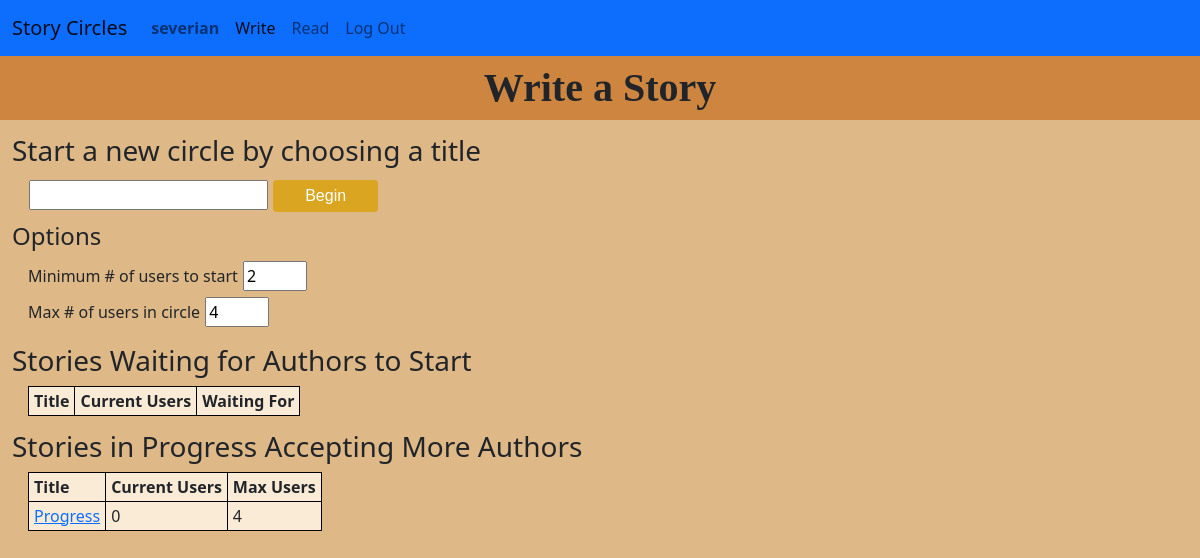
The page /circle/ (signed in) on the database as committed earlier.
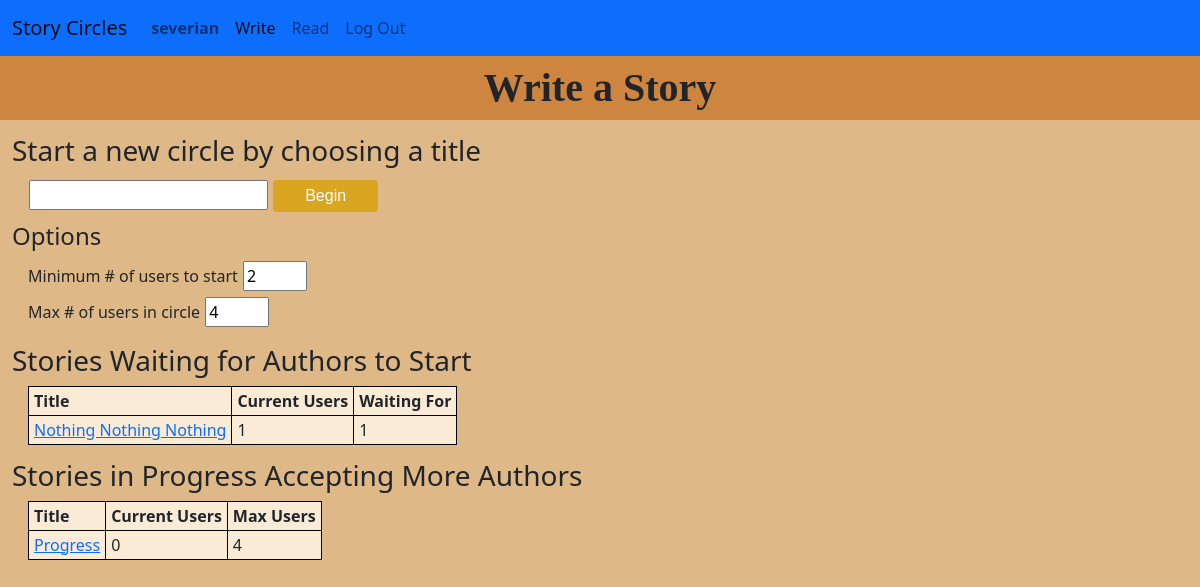
The same page on the database as committed later.
### circle/models.py (models this page shows, shortened)
class User(AbstractUser):
    user_since = models.DateTimeField(blank=False, auto_now_add=True)
    liked_stories = models.ManyToManyField(
        "Story",
        related_name="liked_by",
        blank=True,
    )
    def get_absolute_url(self):
        return reverse('user', args=[self.pk])

class Circle(models.Model):
    creation_time = models.DateTimeField(auto_now_add=True)
    threshold_user_ct = models.IntegerField() #This is the number of users that must be connected to start the story
    max_user_ct = models.IntegerField()
    user_ct = models.IntegerField(default=0)
    turn_order = models.JSONField(default=list)
    class Proposal(models.TextChoices):
        END_STORY = 'ES', _('End Story')
        NEW_PARAGRAPH = 'NP', _('New Paragraph')
    active_proposal = models.CharField(
        max_length=2,
        choices=Proposal.choices,
        blank=True,
        null=True,
    )
    proposing_user = models.ForeignKey('User',
                                        null=True, on_delete=models.SET_NULL,
                                        related_name='ending_proposed')
    approved_proposal = models.ManyToManyField(
        User,
        blank=True
    )
    story = models.OneToOneField(
        'Story',
        blank=True,
        on_delete=models.CASCADE,
    )
    objects = CircleManager()
    open_circles = OpenCircleManager()
    waiting_circles = WaitingCircleManager()
    @property
    def users_needed(self):
        return max(0, self.threshold_user_ct - self.user_ct)

class Story(models.Model):
    title = models.TextField(unique=True)
    authors = models.ManyToManyField(
        User,
        related_name="stories",
        blank=True
    )
    text = models.TextField()
    start_time = models.DateTimeField(blank=True, null=True)
    finish_time = models.DateTimeField(blank=True, null=True)
    finished = models.BooleanField(default=False)
    def get_absolute_url(self):
        if self.finished:
            return reverse('finished_story', args = [self.pk])
        else:
            return reverse('circle', args = [self.circle.pk])
    """ Return the text as html with "\n\n" converted to paragraph breaks """

### circle/views.py (the view)
# urls.py: path('', views.index, name='index'),
@login_required
def index(request):
    return render(request, 'circle/index.html', {
        "open_circles": Circle.open_circles.all(),
        "waiting_circles": Circle.waiting_circles.order_by('creation_time')
    })

### circle/models.py (called while the page is built)
    def get_queryset(self):
        return super().get_queryset().filter(user_ct__lt=F('max_user_ct'), story__start_time__isnull=False)

    def get_queryset(self):
        return super().get_queryset().filter(story__start_time__isnull=True)

### circle/templates/circle/index.html (shortened to what this page needs)
{% extends "circle/layout.html" %}
{% load static %}
{% block fullwidth %}
    <h1 class="page-title">
        Write a Story
    </h1>
{% endblock %}
{% block body %}
<div class="col">
    <h3>Start a new circle by choosing a title</h3>
    <div class="input-div">
        <input id="title-input" type="text" size="20">
        <button id="title-submit" type="button">Begin</button><br>
    </div>
    <h4>Options</h4>
    <div class="input-div">
        <label for="threshold-user-ct">Minimum # of users to start</label>
        <input id="threshold-user-ct-input" type="number" name="threshold-user-ct" min="2" max="100" value="2"><br>
        <label for="max-user-ct">Max # of users in circle</label>
        <input id="max-user-ct-input" type="number" name="max-user-ct" min ="2" max="100" value="4">
    </div>
    <h3>Stories Waiting for Authors to Start</h3>
    <table>
        <tr>
            <th>Title</th>
            <th>Current Users</th>
            <th>Waiting For</th>
        </tr>
        {% for circle in waiting_circles %}
        <tr>
            <td><a href="{{ circle.story.get_absolute_url }}">{{ circle.story.title }}</a></td>
            <td>{{ circle.user_ct }}</td>
            <td>{{ circle.users_needed}}</td>
        </tr>
        {% endfor %}
    </table>
    <h3>Stories in Progress Accepting More Authors</h3>
    <table>
        <tr>
            <th>Title</th>
            <th>Current Users</th>
            <th>Max Users</th>
        </tr>
        {% for circle in open_circles %}
        <tr>
            <td><a href="{{ circle.story.get_absolute_url }}">{{ circle.story.title }}</a></td>
            <td>{{ circle.user_ct }}</td>
            <td>{{ circle.max_user_ct }}</td>
        </tr>
        {% endfor %}
    </table>
</div>
{% endblock %}

### circle/templates/circle/layout.html (shortened to what this page needs)
{% load static %}
<!DOCTYPE html>
<html lang="en">
    <head>
        <link href="https://cdn.jsdelivr.net/npm/bootstrap@5.0.0-beta1/dist/css/bootstrap.min.css" rel="stylesheet">
        <link href="{% static 'circle/styles.css' %}" rel="stylesheet">
    </head>
    <body>
        <nav class="navbar navbar-expand-md navbar-light bg-primary">
            <div class="container-fluid">
                <a class="navbar-brand" href="{% url 'index' %}">Story Circles</a>
                <div class="collapse navbar-collapse" id="navbarToggle">
                    <ul class="navbar-nav me-auto">
                        {% if user.is_authenticated %}
                        <li class="nav-item">
                            <a class="nav-link" id="current-user-nav" href="{{ user.get_absolute_url }}"><strong>{{ user.username }}</strong></a>
                        </li>
                        <li class="nav-item">
                            <a class="nav-link" id="write-nav" href="{% url 'index' %}">Write</a>
                        </li>
                        <li class="nav-item">
                            <a class="nav-link" id="read-nav" href="{% url 'finished_stories' %}">Read</a>
                        </li>
                        <li class="nav-item">
                            <a class="nav-link" href="{% url 'logout' %}">Log Out</a>
                        </li>
                        {% endif %}
                    </ul>
                </div>
            </div>
        </nav>
            {% block fullwidth %}
            {% endblock %}
            <div id="content-container" class="container-xxl d-flex flex-column h-100">
                <div id="content-row" class="row d-flex flex-fill">
                {% block body %}
                {% endblock %}
                </div>
            </div>
    </body>
</html>

### circle/static/circle/styles.css (style rules this page uses)
html, body { height: 100%; }
.flex-fill { flex: 1; }
body { background-color: BurlyWood; }
h1 { margin-top: 0.5rem; text-align: center; font-weight: bold; font-family: "Times New Roman", serif; }
.page-title { background-color: Peru; margin: 0; padding: 0.5rem; }
h3 { margin-top: 0.5em; }
h4 { margin-top: 0.25em; }
input { box-sizing: border-box; margin: 3px 1px; }
input[type=number] { width: 4em; }
button { display: inline-block; border-radius: 0.25rem; border: none; padding: 0.25rem 2rem; margin: 0.25rem 0; text-decoration: none; background: Goldenrod; color: #ffffff; font-family: sans-serif; font-size: 1rem; cursor: pointer; text-align: center; transition: background 250ms ease-in-out, transform 150ms ease; -webkit-appearance: none; -moz-appearance: none; }
.input-div { margin-left: 1rem; }
table { background-color: AntiqueWhite; border-collapse: collapse; margin-left: 1rem; }
table, th, td { border: 1px solid black; padding: 2px 5px; }

Rows that differ between the two databases and show on the page:
added Circle: story "Nothing Nothing Nothing", user_ct "1", users_needed "1", shown under "Stories Waiting for Authors to Start"
